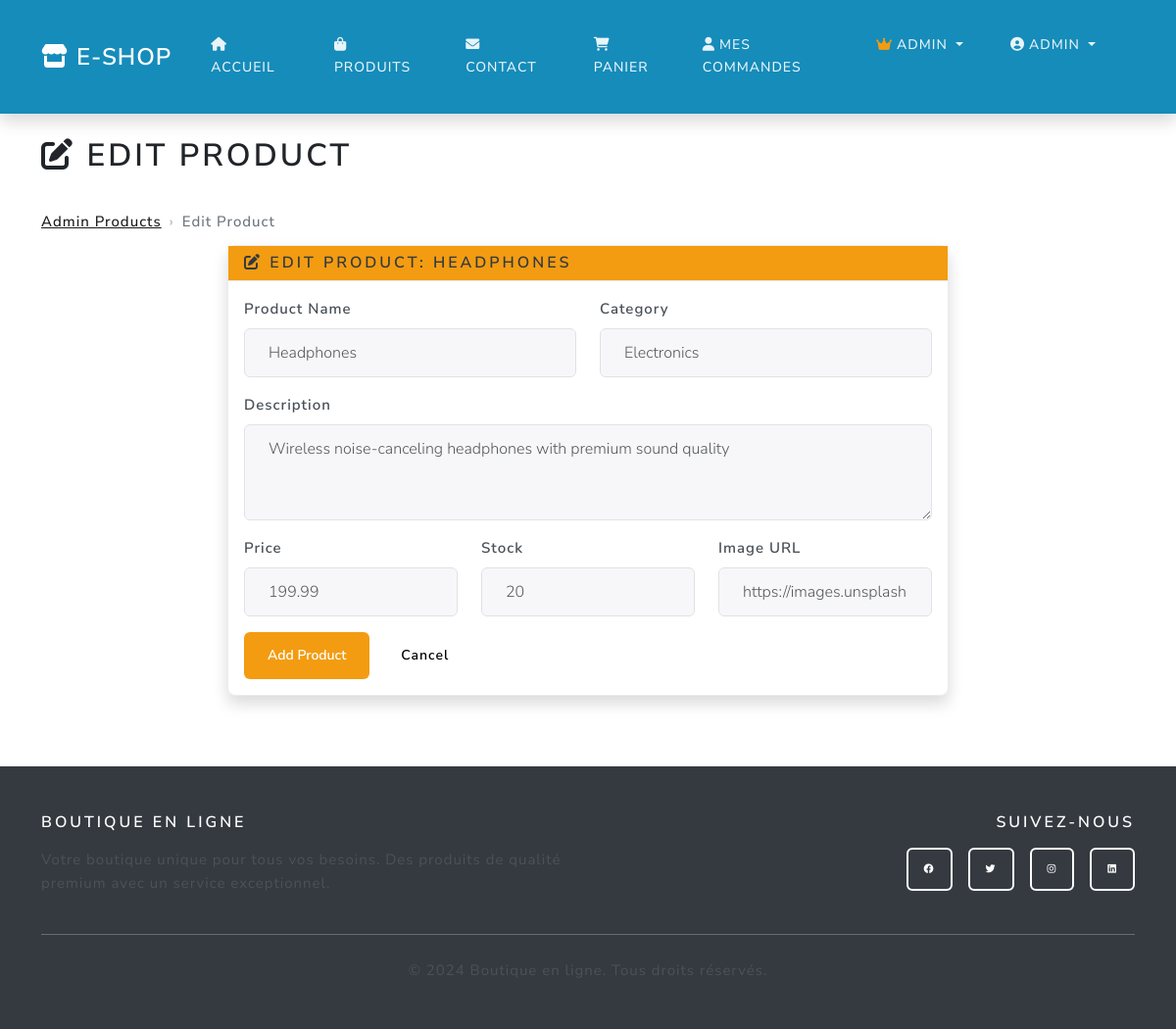
The page /admin/products/3/edit (signed in) on the database as committed earlier.
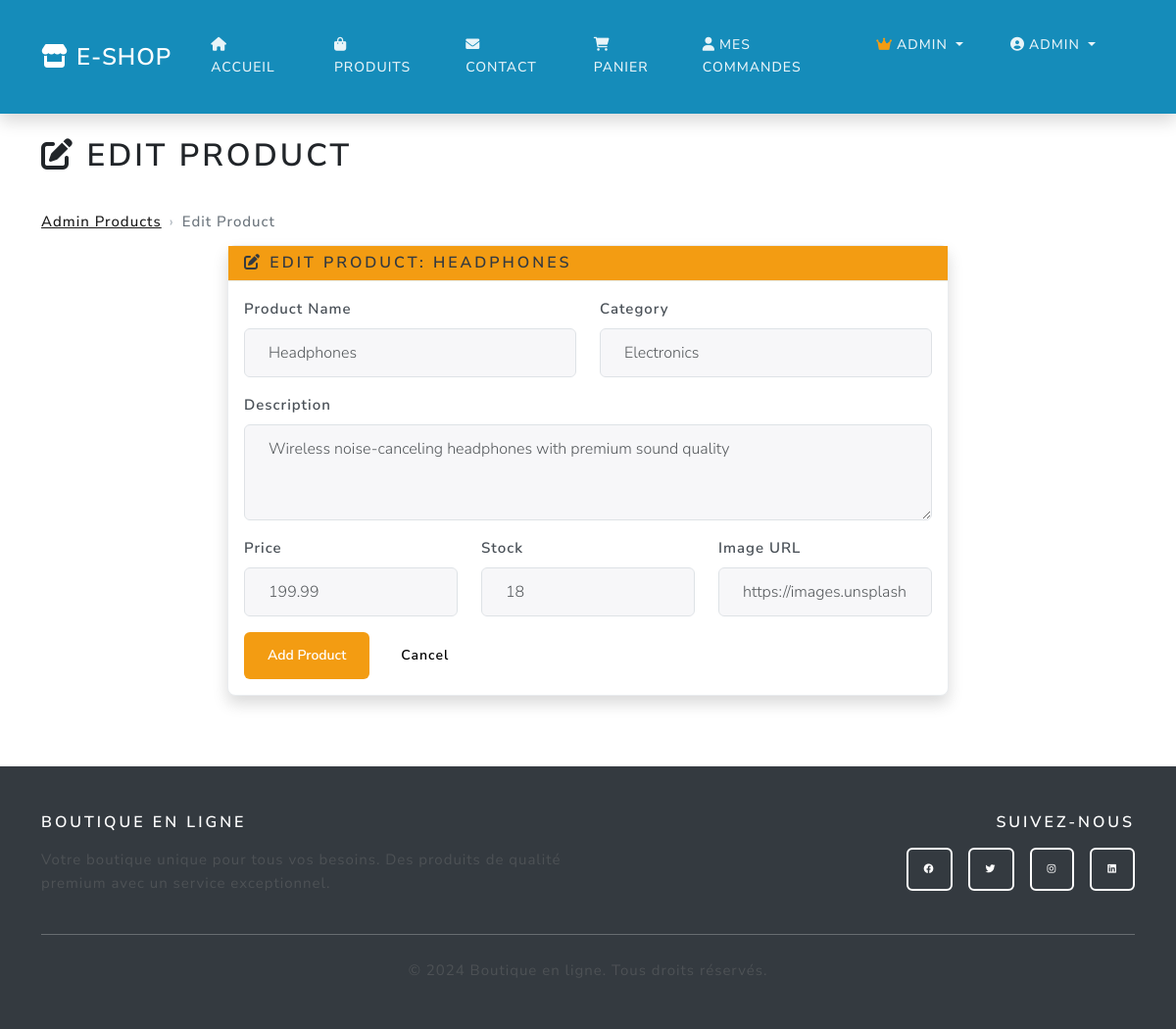
The same page on the database as committed later.
### main.py (models this page shows)
class Product(db.Model):
    id = db.Column(db.Integer, primary_key=True)
    name = db.Column(db.String(100), nullable=False)
    description = db.Column(db.Text, nullable=False)
    price = db.Column(db.Float, nullable=False)
    image_url = db.Column(db.String(200), default='https://via.placeholder.com/300x200')
    stock = db.Column(db.Integer, default=0)
    category = db.Column(db.String(50), nullable=False)

### main.py (the view, shortened to what this page needs)
@app.route('/admin/products/<int:product_id>/edit', methods=['GET', 'POST'])
@login_required
def edit_product(product_id):
    if not current_user.is_admin:
        flash('Access denied', 'error')
        return redirect(url_for('home'))
    product = Product.query.get_or_404(product_id)
    form = ProductForm(obj=product)
    return render_template('edit_product.html', form=form, product=product)

### main.py
class ProductForm(FlaskForm):
    name = StringField('Product Name', validators=[DataRequired()])
    description = TextAreaField('Description', validators=[DataRequired()])
    price = DecimalField('Price', validators=[DataRequired(), NumberRange(min=0)])
    stock = IntegerField('Stock', validators=[DataRequired(), NumberRange(min=0)])
    category = StringField('Category', validators=[DataRequired()])
    image_url = StringField('Image URL')
    submit = SubmitField('Add Product')

### main.py (called while the page is built, shortened)
@login_manager.user_loader
def load_user(user_id):
    return User.query.get(int(user_id))

def get_shipping_settings():
    settings = ShippingSettings.query.first()
    return settings

### templates/edit_product.html (shortened to what this page needs)
{% extends "base.html" %}
{% block content %}
<div class="container py-4">
  <div class="row">
    <div class="col-12">
      <h1 class="mb-4"><i class="fas fa-edit"></i> Edit Product</h1>
      <nav aria-label="breadcrumb">
        <ol class="breadcrumb">
          <li class="breadcrumb-item"><a href="{{ url_for('admin_products') }}">Admin Products</a></li>
          <li class="breadcrumb-item active">Edit Product</li>
        </ol>
      </nav>
    </div>
  </div>
  <div class="row">
    <div class="col-md-8 mx-auto">
      <div class="card shadow">
        <div class="card-header bg-warning text-dark">
          <h5 class="mb-0"><i class="fas fa-edit"></i> Edit Product: {{ product.name }}</h5>
        </div>
        <div class="card-body">
          <form method="POST">
            <div class="row">
              <div class="col-md-6 mb-3">
                {{ form.name.label(class="form-label") }}
                {{ form.name(class="form-control" + (" is-invalid" if form.name.errors else "")) }}
              </div>
              <div class="col-md-6 mb-3">
                {{ form.category.label(class="form-label") }}
                {{ form.category(class="form-control" + (" is-invalid" if form.category.errors else "")) }}
              </div>
            </div>
            <div class="mb-3">
              {{ form.description.label(class="form-label") }}
              {{ form.description(class="form-control" + (" is-invalid" if form.description.errors else ""), rows="3") }}
            </div>
            <div class="row">
              <div class="col-md-4 mb-3">
                {{ form.price.label(class="form-label") }}
                {{ form.price(class="form-control" + (" is-invalid" if form.price.errors else "")) }}
              </div>
              <div class="col-md-4 mb-3">
                {{ form.stock.label(class="form-label") }}
                {{ form.stock(class="form-control" + (" is-invalid" if form.stock.errors else "")) }}
              </div>
              <div class="col-md-4 mb-3">
                {{ form.image_url.label(class="form-label") }}
                {{ form.image_url(class="form-control" + (" is-invalid" if form.image_url.errors else "")) }}
              </div>
            </div>
            <div class="d-flex gap-2">
              {{ form.submit(class="btn btn-warning") }}
              <a href="{{ url_for('admin_products') }}" class="btn btn-secondary">Cancel</a>
            </div>
          </form>
        </div>
      </div>
    </div>
  </div>
</div>
{% endblock %}

Rows that differ between the two databases and show on the page:
changed Product "HEADPHONES": stock "20" → "18"
